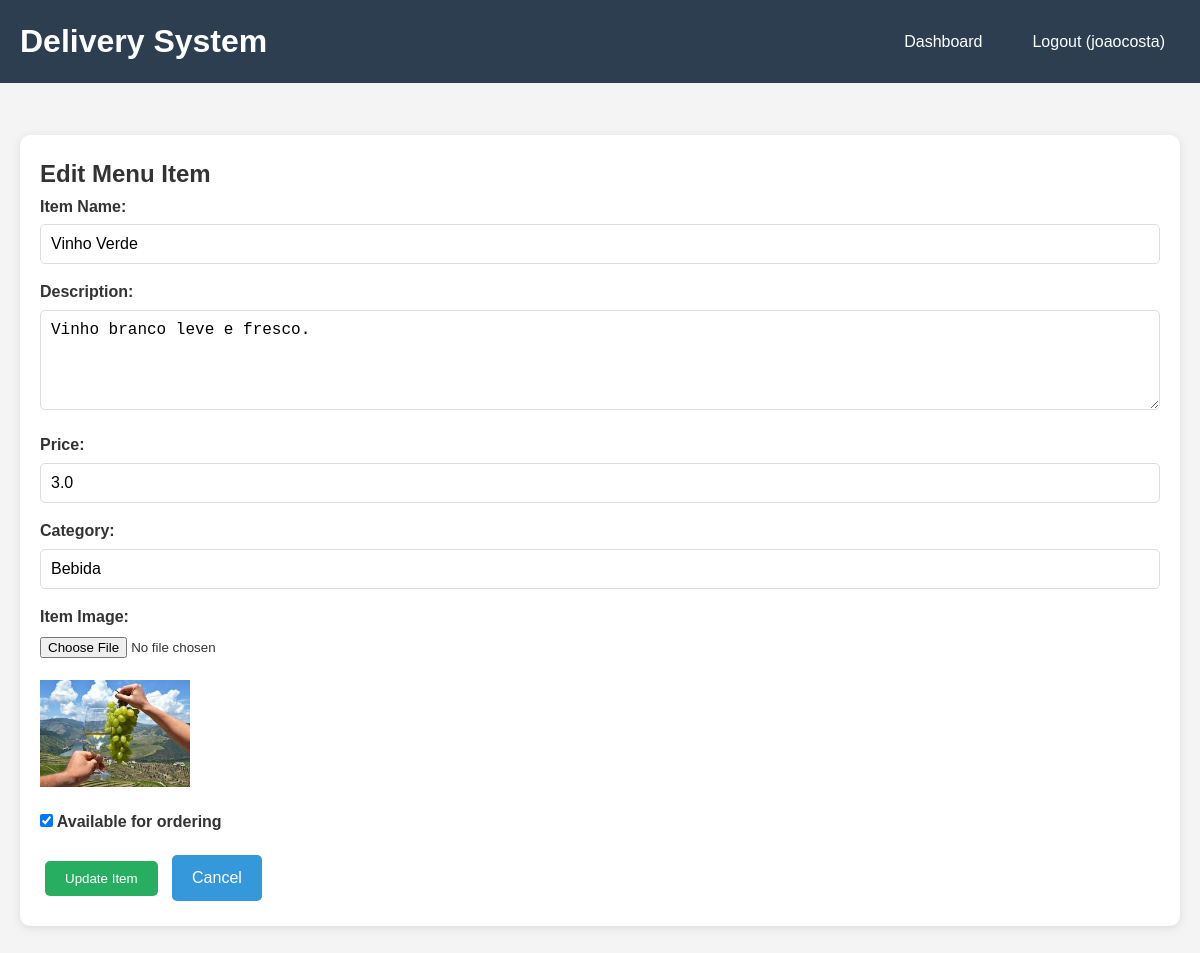
The page /edit_menu_item/10 (signed in) on the database its author committed.
### tables this page shows
CREATE TABLE users (
        id INTEGER PRIMARY KEY AUTOINCREMENT,
        username TEXT UNIQUE NOT NULL,
        email TEXT UNIQUE NOT NULL,
        password_hash TEXT NOT NULL,
        user_type TEXT NOT NULL CHECK (user_type IN ('customer', 'restaurant')),
        phone TEXT,
        address TEXT,
        restaurant_name TEXT,
        restaurant_description TEXT,
        created_at TIMESTAMP DEFAULT CURRENT_TIMESTAMP
    , image_path TEXT);

CREATE TABLE menu_items (
        id INTEGER PRIMARY KEY AUTOINCREMENT,
        restaurant_id INTEGER NOT NULL,
        name TEXT NOT NULL,
        description TEXT,
        price REAL NOT NULL,
        category TEXT,
        available BOOLEAN DEFAULT 1,
        created_at TIMESTAMP DEFAULT CURRENT_TIMESTAMP, image_path TEXT,
        FOREIGN KEY (restaurant_id) REFERENCES users (id)
    );

### app.py (the view)
    def decorated_function(*args, **kwargs):
        if 'user_id' not in session:
            return redirect(url_for('login'))
        user = get_user_by_id(session['user_id'])
        if user['user_type'] != 'restaurant':
            flash('Access denied. Restaurant account required.')
            return redirect(url_for('dashboard'))
        return f(*args, **kwargs)

### app.py (called while the page is built, shortened)
def get_db_connection():
    conn = sqlite3.connect('delivery_system.db')
    conn.row_factory = sqlite3.Row
    return conn

def get_user_by_id(user_id):
    conn = get_db_connection()
    user = conn.execute('SELECT * FROM users WHERE id = ?', (user_id,)).fetchone()
    conn.close()
    return user

def restaurant_required(f):
    def decorated_function(*args, **kwargs):
        if 'user_id' not in session:
            return redirect(url_for('login'))
        user = get_user_by_id(session['user_id'])
        if user['user_type'] != 'restaurant':
            flash('Access denied. Restaurant account required.')
            return redirect(url_for('dashboard'))
        return f(*args, **kwargs)
    decorated_function.__name__ = f.__name__
    return decorated_function

@app.before_request
def load_logged_in_user():
    user_id = session.get('user_id')
    if user_id is None:
        g.user = None
    else:
        g.user = get_user_by_id(user_id)

@app.route('/edit_menu_item/<int:item_id>', methods=['GET', 'POST'])
@restaurant_required
def edit_menu_item(item_id):
    conn = get_db_connection()
    menu_item = conn.execute('SELECT * FROM menu_items WHERE id = ? AND restaurant_id = ?',
                            (item_id, session['user_id'])).fetchone()
    conn.close()
    if not menu_item:
        flash('Menu item not found!')
        return redirect(url_for('restaurant_dashboard'))
    return render_template('edit_menu_item.html', menu_item=menu_item)

### templates/edit_menu_item.html (shortened to what this page needs)
{% extends "base.html" %}
{% block content %}
<div class="card">
    <h2>Edit Menu Item</h2>
    <form method="POST" enctype="multipart/form-data">
        <div class="form-group">
            <label for="name">Item Name:</label>
            <input type="text" id="name" name="name" value="{{ menu_item.name }}" required>
        </div>
        <div class="form-group">
            <label for="description">Description:</label>
            <textarea id="description" name="description">{{ menu_item.description or '' }}</textarea>
        </div>
        <div class="form-group">
            <label for="price">Price:</label>
            <input type="number" id="price" name="price" step="0.01" min="0" value="{{ menu_item.price }}" required>
        </div>
        <div class="form-group">
            <label for="category">Category:</label>
            <input type="text" id="category" name="category" value="{{ menu_item.category or '' }}">
        </div>
        <div class="form-group">
            <label for="image">Item Image:</label>
            <input type="file" id="image" name="image" accept="image/*">
            {% if menu_item.image_path %}
            <div class="mt-20">
                <img src="/static/{{ menu_item.image_path }}" alt="Menu Item Image"
                    style="max-width: 150px; max-height: 150px;">
            </div>
            {% endif %}
        </div>
        <div class="form-group">
            <label>
                <input type="checkbox" name="available" {% if menu_item.available %}checked{% endif %}>
                Available for ordering
            </label>
        </div>
        <button type="submit" class="btn btn-success">Update Item</button>
        <a href="{{ url_for('restaurant_dashboard') }}" class="btn">Cancel</a>
    </form>
</div>
{% endblock %}

### templates/base.html (shortened to what this page needs)
<!DOCTYPE html>
<html lang="en">
<head>
</head>
<body>
    <header>
        <div class="header-content">
            <h1><a href="/" style="color: white; text-decoration: none;">Delivery System</a></h1>
            <nav>
                <ul>
                    {% if session.user_id %}
                    <li><a href="{{ url_for('dashboard') }}">Dashboard</a></li>
                    <li><a href="{{ url_for('logout') }}">Logout ({{ session.username }})</a></li>
                    {% else %}
                    <li><a href="{{ url_for('login') }}">Login</a></li>
                    <li><a href="{{ url_for('register') }}">Register</a></li>
                    {% endif %}
                </ul>
            </nav>
        </div>
    </header>
    <div class="container">
        {% block content %}{% endblock %}
    </div>
</body>
</html>

### templates/base.html (style rules this page uses)
* { margin: 0; padding: 0; box-sizing: border-box; }
body { font-family: Arial, sans-serif; line-height: 1.6; color: #333; background-color: #f4f4f4; }
.container { max-width: 1200px; margin: 0 auto; padding: 20px; }
header { background-color: #2c3e50; color: white; padding: 1rem 0; margin-bottom: 2rem; }
.header-content { display: flex; justify-content: space-between; align-items: center; max-width: 1200px; margin: 0 auto; padding: 0 20px; }
nav ul { list-style: none; display: flex; gap: 20px; }
nav a { color: white; text-decoration: none; padding: 10px 15px; border-radius: 5px; transition: background-color 0.3s; }
.card { background: white; border-radius: 10px; padding: 20px; margin-bottom: 20px; box-shadow: 0 2px 10px rgba(0, 0, 0, 0.1); }
.btn { background-color: #3498db; color: white; padding: 10px 20px; border: none; border-radius: 5px; cursor: pointer; text-decoration: none; display: inline-block; margin: 5px; transition: background-color 0.3s; }
.btn-success { background-color: #27ae60; }
.form-group { margin-bottom: 15px; }
label { display: block; margin-bottom: 5px; font-weight: bold; }
input[type="text"], input[type="email"], input[type="password"], input[type="number"], select, textarea { width: 100%; padding: 10px; border: 1px solid #ddd; border-radius: 5px; font-size: 16px; }
textarea { resize: vertical; min-height: 100px; }
.mt-20 { margin-top: 20px; }

### rows shown on the page
users: username "joaocosta"
menu_items: name "Vinho Verde", description "Vinho branco leve e fresco.", price "3.0", category "Bebida", image_path (picture), available "☑"
